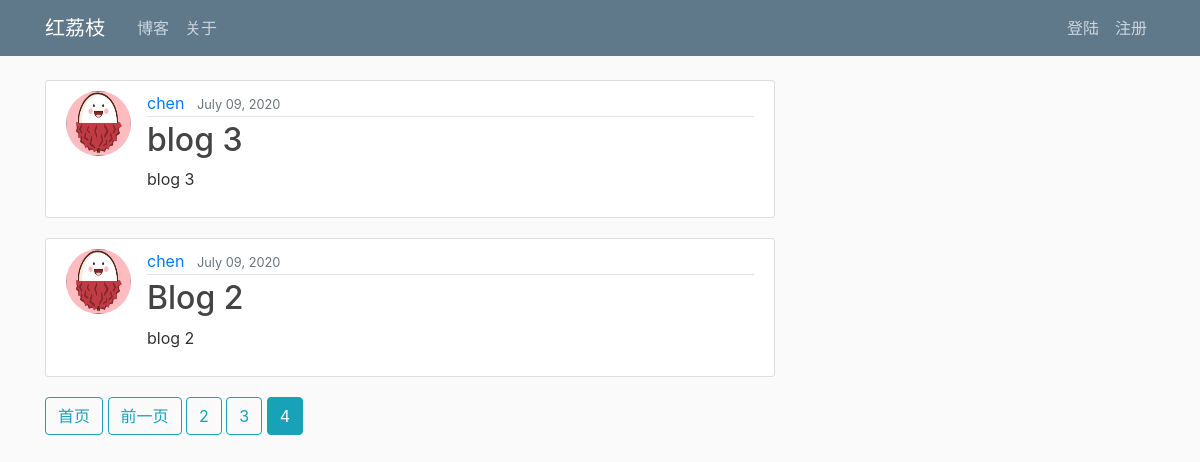
The app's page /blog/?page=4 with its own data.
### blog/models.py (models this page shows, shortened)
class Blog(models.Model):
    author      = models.ForeignKey(User, on_delete=models.CASCADE)
    date_posted = models.DateTimeField(default=timezone.now)
    title       = models.CharField(max_length=100)
    content     = models.TextField()
    image       = models.ImageField(upload_to = "blog_img/", blank=True)

### user/models.py (models this page shows, shortened)
class Profile(models.Model):
    user = models.OneToOneField(User, on_delete=models.CASCADE)
    image = models.ImageField(default='default.jpg', upload_to='user/profile_pics')

### blog/views.py (the view)
# urls.py: path('', BlogListView.as_view(), name='blog_home'),
class BlogListView(ListView):
    model = Blog
    template_name = 'blog/blog_home.html'
    context_object_name = 'blogs'
    ordering = ['-date_posted']
    paginate_by = 2

### blog/templates/blog/blog_home.html (shortened to what this page needs)
{% extends "page/page_base.html" %}
{% block content %}
    {% for blog in blogs %}
        <article class="media content-section">
            <img class="rounded-circle article-img" src="{{ blog.author.profile.image.url }}">
            <div class="media-body">
                <div class="article-metadata">
                    <a class="mr-2" href="#">{{ blog.author }}</a>
                    <small class="text-muted">{{ blog.date_posted|date:"F d, Y" }}</small>
                </div>
                <h2><a class="article-title" href="{% url 'blog_detail' blog.id %}">{{ blog.title }}</a></h2>
                <p class="article-content">{{ blog.content }}</p>
            </div>
        </article>
    {% endfor %}
    {% if is_paginated %}
        {% if page_obj.has_previous %}
            <a class="btn btn-outline-info mb-4" href="?page=1">首页</a>
            <a class="btn btn-outline-info mb-4" href="?page={{ page_obj.previous_page_number}}">前一页</a>
        {% endif %}
        {% for num in page_obj.paginator.page_range %}
            {% if page_obj.number == num %}
                <a class="btn btn-info mb-4" href="?page={{ num }}">{{ num }}</a>
            {% elif num > page_obj.number|add:'-3' and num < page_obj.number|add:'3' %}
                <a class="btn btn-outline-info mb-4" href="?page={{ num }}">{{ num }}</a>
            {% endif %}
        {% endfor %}
    {% endif %}
{% endblock content %}

### page/static/page/main.css (style rules this page uses)
body { background: #fafafa; color: #333333; margin-top: 5rem; }
h1, h2, h3, h4, h5, h6 { color: #444444; }
.content-section { background: #ffffff; padding: 10px 20px; border: 1px solid #dddddd; border-radius: 3px; margin-bottom: 20px; }
.article-title { color: #444444; }
.article-content { white-space: pre-line; }
.article-img { height: 65px; width: 65px; margin-right: 16px; }
.article-metadata { padding-bottom: 1px; margin-bottom: 4px; border-bottom: 1px solid #e3e3e3 }

### records on screen
Blog: author.profile.image (placeholder picture), author "chen", date_posted "July 09, 2020", title "blog 3", content "blog 3"
Blog: author.profile.image (placeholder picture), author "chen", date_posted "July 09, 2020", title "Blog 2", content "blog 2"

### other values on screen
{{ num }} "2" "3"
{{ num }} "4"
